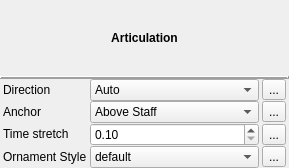
<?xml version="1.0" encoding="UTF-8"?>
<ui version="4.0">
 <class>InspectorArticulation</class>
 <widget class="QWidget" name="InspectorArticulation">
  <property name="geometry">
   <rect>
    <x>0</x>
    <y>0</y>
    <width>289</width>
    <height>168</height>
   </rect>
  </property>
  <property name="windowTitle">
   <string/>
  </property>
  <property name="accessibleName">
   <string>Articulation Inspector</string>
  </property>
  <layout class="QVBoxLayout" name="verticalLayout">
   <property name="spacing">
    <number>0</number>
   </property>
   <property name="leftMargin">
    <number>0</number>
   </property>
   <property name="topMargin">
    <number>0</number>
   </property>
   <property name="rightMargin">
    <number>0</number>
   </property>
   <property name="bottomMargin">
    <number>0</number>
   </property>
   <item>
    <widget class="QLabel" name="elementName">
     <property name="font">
      <font>
       <weight>75</weight>
       <bold>true</bold>
      </font>
     </property>
     <property name="text">
      <string>Articulation</string>
     </property>
     <property name="alignment">
      <set>Qt::AlignCenter</set>
     </property>
    </widget>
   </item>
   <item>
    <widget class="QFrame" name="frame">
     <property name="frameShape">
      <enum>QFrame::HLine</enum>
     </property>
     <property name="frameShadow">
      <enum>QFrame::Raised</enum>
     </property>
     <property name="lineWidth">
      <number>2</number>
     </property>
    </widget>
   </item>
   <item>
    <layout class="QGridLayout" name="gridLayout">
     <property name="leftMargin">
      <number>3</number>
     </property>
     <property name="rightMargin">
      <number>3</number>
     </property>
     <property name="horizontalSpacing">
      <number>3</number>
     </property>
     <property name="verticalSpacing">
      <number>0</number>
     </property>
     <item row="0" column="0">
      <widget class="QLabel" name="label">
       <property name="sizePolicy">
        <sizepolicy hsizetype="Preferred" vsizetype="Fixed">
         <horstretch>0</horstretch>
         <verstretch>0</verstretch>
        </sizepolicy>
       </property>
       <property name="text">
        <string>Direction</string>
       </property>
      </widget>
     </item>
     <item row="1" column="0">
      <widget class="QLabel" name="label_4">
       <property name="sizePolicy">
        <sizepolicy hsizetype="Preferred" vsizetype="Fixed">
         <horstretch>0</horstretch>
         <verstretch>0</verstretch>
        </sizepolicy>
       </property>
       <property name="text">
        <string>Anchor</string>
       </property>
      </widget>
     </item>
     <item row="1" column="1">
      <widget class="QComboBox" name="anchor">
       <property name="sizePolicy">
        <sizepolicy hsizetype="Expanding" vsizetype="Fixed">
         <horstretch>0</horstretch>
         <verstretch>0</verstretch>
        </sizepolicy>
       </property>
       <property name="accessibleName">
        <string>Anchor</string>
       </property>
       <item>
        <property name="text">
         <string>Above Staff</string>
        </property>
       </item>
       <item>
        <property name="text">
         <string>Below Staff</string>
        </property>
       </item>
       <item>
        <property name="text">
         <string>Chord Automatic</string>
        </property>
       </item>
       <item>
        <property name="text">
         <string>Above Chord</string>
        </property>
       </item>
       <item>
        <property name="text">
         <string>Below Chord</string>
        </property>
       </item>
      </widget>
     </item>
     <item row="0" column="1">
      <widget class="QComboBox" name="direction">
       <property name="sizePolicy">
        <sizepolicy hsizetype="Expanding" vsizetype="Fixed">
         <horstretch>0</horstretch>
         <verstretch>0</verstretch>
        </sizepolicy>
       </property>
       <property name="accessibleName">
        <string>Direction</string>
       </property>
       <item>
        <property name="text">
         <string>Auto</string>
        </property>
       </item>
       <item>
        <property name="text">
         <string>Up</string>
        </property>
       </item>
       <item>
        <property name="text">
         <string>Down</string>
        </property>
       </item>
      </widget>
     </item>
     <item row="0" column="2">
      <widget class="QToolButton" name="resetDirection">
       <property name="accessibleName">
        <string>Reset Direction value</string>
       </property>
       <property name="text">
        <string notr="true">...</string>
       </property>
      </widget>
     </item>
     <item row="2" column="0">
      <widget class="QLabel" name="label_2">
       <property name="sizePolicy">
        <sizepolicy hsizetype="Preferred" vsizetype="Fixed">
         <horstretch>0</horstretch>
         <verstretch>0</verstretch>
        </sizepolicy>
       </property>
       <property name="text">
        <string>Time stretch</string>
       </property>
      </widget>
     </item>
     <item row="2" column="1">
      <widget class="QDoubleSpinBox" name="timeStretch">
       <property name="sizePolicy">
        <sizepolicy hsizetype="Expanding" vsizetype="Fixed">
         <horstretch>0</horstretch>
         <verstretch>0</verstretch>
        </sizepolicy>
       </property>
       <property name="accessibleName">
        <string>Time stretch</string>
       </property>
       <property name="minimum">
        <double>0.100000000000000</double>
       </property>
      </widget>
     </item>
     <item row="1" column="2">
      <widget class="QToolButton" name="resetAnchor">
       <property name="accessibleName">
        <string>Reset Anchor value</string>
       </property>
       <property name="text">
        <string notr="true">...</string>
       </property>
      </widget>
     </item>
     <item row="2" column="2">
      <widget class="QToolButton" name="resetTimeStretch">
       <property name="accessibleName">
        <string>Reset Time stretch value</string>
       </property>
       <property name="text">
        <string notr="true">...</string>
       </property>
      </widget>
     </item>
     <item row="3" column="0">
      <widget class="QLabel" name="label_3">
       <property name="sizePolicy">
        <sizepolicy hsizetype="Preferred" vsizetype="Fixed">
         <horstretch>0</horstretch>
         <verstretch>0</verstretch>
        </sizepolicy>
       </property>
       <property name="text">
        <string>Ornament Style</string>
       </property>
      </widget>
     </item>
     <item row="3" column="1">
      <widget class="QComboBox" name="ornamentStyle">
       <property name="sizePolicy">
        <sizepolicy hsizetype="Expanding" vsizetype="Fixed">
         <horstretch>0</horstretch>
         <verstretch>0</verstretch>
        </sizepolicy>
       </property>
       <property name="accessibleName">
        <string>Direction</string>
       </property>
       <item>
        <property name="text">
         <string>default</string>
        </property>
       </item>
       <item>
        <property name="text">
         <string>baroque</string>
        </property>
       </item>
       <item>
        <property name="text">
         <string>no ornamentation</string>
        </property>
       </item>
      </widget>
     </item>
     <item row="3" column="2">
      <widget class="QToolButton" name="resetTimeStretch">
       <property name="accessibleName">
        <string>Reset Ornament Type value</string>
       </property>
       <property name="text">
        <string notr="true">...</string>
       </property>
      </widget>
     </item>
    </layout>
   </item>
  </layout>
 </widget>
 <tabstops>
  <tabstop>direction</tabstop>
  <tabstop>resetDirection</tabstop>
  <tabstop>anchor</tabstop>
  <tabstop>resetAnchor</tabstop>
  <tabstop>timeStretch</tabstop>
  <tabstop>resetTimeStretch</tabstop>
  <tabstop>ornamentStyle</tabstop>
  <tabstop>resetOrnamentStyle</tabstop>
 </tabstops>
 <resources>
  <include location="../musescore.qrc"/>
 </resources>
 <connections/>
</ui>
